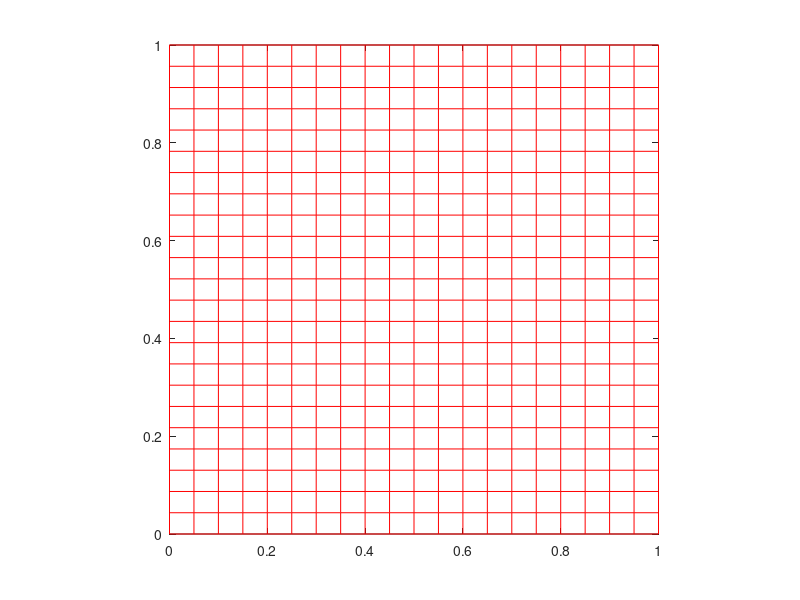
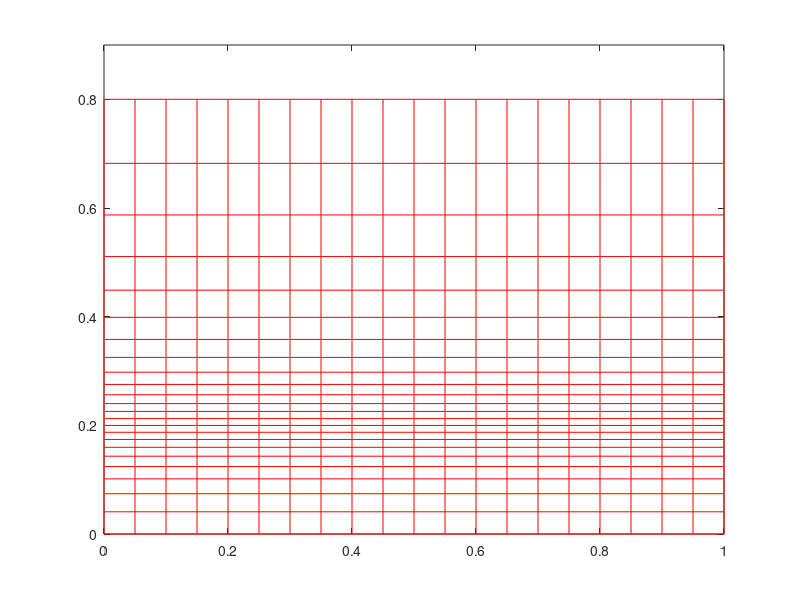
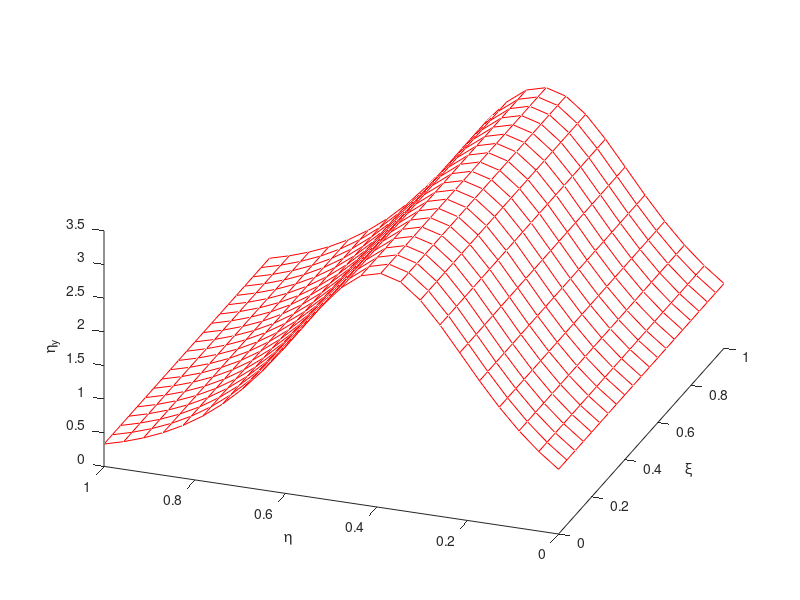

The MATLAB source for these figures, in order:
clc
clear all
close all

l_xi = 1.0;
l_eta = 1.0;
H = 0.8; 
D = H/4;                       % y-coordinate where clustering is desired           
IM = 21;
JM = 24;
dxi = l_xi/(IM-1);
deta = l_eta/(JM-1);
beta =5;                                   % clustering parameter 
D_H = D/H;
a = (1+(exp(beta)-1)*D_H)/(1+(exp(-beta)-1)*D_H)
A = 0.5/beta*log(a)

for i = 1:IM 
    for j = 1:JM 
  %  compute coordinates of computational domain 
        xi(i,j) = (i-1)*dxi;
        eta(i,j) = (j-1)*deta;
  %compute the coordinates of physical domain acoording to the
  %relation given by (9.49) and (9.50)    
        x(i,j) = xi(i,j);
        y(i,j) = D*(1+sinh(beta*(eta(i,j)-A))/sinh(beta*A));
   % computing metrics using equations(9.54) 
        y_term  = 1+(((y(i,j)/D)-1))^2*(sinh(beta*A))^2;
        eta_y(i,j) = sinh(beta*A)/(beta*D*y_term^0.5);
        
    end
end


% Plot computational domain 
figure(1)
  plot(xi,eta,'-r',xi',eta','-r')  
  axis image
  
 
% Plot physical domain 
  figure(2)
  plot(x,y,'-r',x',y','-r')
axis([0 1 0 0.9])
  
% Plot distribution of metrics
  figure(3)
  plot3(xi,eta,eta_y,'-r',xi',eta',eta_y','-r')
xlabel('\xi')
ylabel('\eta')
zlabel('\eta_{y}')
view(-70,40)

 
  